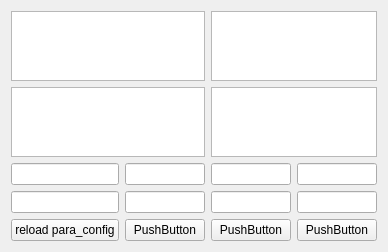
      <widget class="QWidget" name="tab_10">
       <property name="maximumSize">
        <size>
         <width>0</width>
         <height>0</height>
        </size>
       </property>
       <attribute name="title">
        <string/>
       </attribute>
       <layout class="QGridLayout" name="gridLayout_10">
        <item row="2" column="0">
         <layout class="QGridLayout" name="gridLayout_6">
          <item row="2" column="0">
           <widget class="QPushButton" name="pushButton_debug_1">
            <property name="text">
             <string>reload para_config</string>
            </property>
           </widget>
          </item>
          <item row="1" column="1">
           <widget class="QLineEdit" name="lineEdit_debug_4"/>
          </item>
          <item row="1" column="0">
           <widget class="QLineEdit" name="lineEdit_debug_3"/>
          </item>
          <item row="0" column="0">
           <widget class="QLineEdit" name="lineEdit_debug_1"/>
          </item>
          <item row="0" column="1">
           <widget class="QLineEdit" name="lineEdit_debug_2"/>
          </item>
          <item row="2" column="1">
           <widget class="QPushButton" name="pushButton_debug_2">
            <property name="text">
             <string>PushButton</string>
            </property>
           </widget>
          </item>
         </layout>
        </item>
        <item row="2" column="1">
         <layout class="QGridLayout" name="gridLayout_12">
          <item row="0" column="1">
           <widget class="QLineEdit" name="lineEdit_debug_6"/>
          </item>
          <item row="0" column="0">
           <widget class="QLineEdit" name="lineEdit_debug_5"/>
          </item>
          <item row="1" column="0">
           <widget class="QLineEdit" name="lineEdit_debug_7"/>
          </item>
          <item row="1" column="1">
           <widget class="QLineEdit" name="lineEdit_debug_8"/>
          </item>
          <item row="2" column="0">
           <widget class="QPushButton" name="pushButton_debug_3">
            <property name="text">
             <string>PushButton</string>
            </property>
           </widget>
          </item>
          <item row="2" column="1">
           <widget class="QPushButton" name="pushButton_debug_4">
            <property name="text">
             <string>PushButton</string>
            </property>
           </widget>
          </item>
         </layout>
        </item>
        <item row="0" column="0">
         <widget class="QTextBrowser" name="textBrowser_debug_1"/>
        </item>
        <item row="1" column="0">
         <widget class="QTextBrowser" name="textBrowser_debug_3"/>
        </item>
        <item row="0" column="1">
         <widget class="QTextBrowser" name="textBrowser_debug_2"/>
        </item>
        <item row="1" column="1">
         <widget class="QTextBrowser" name="textBrowser_debug_4"/>
        </item>
       </layout>
      </widget>
